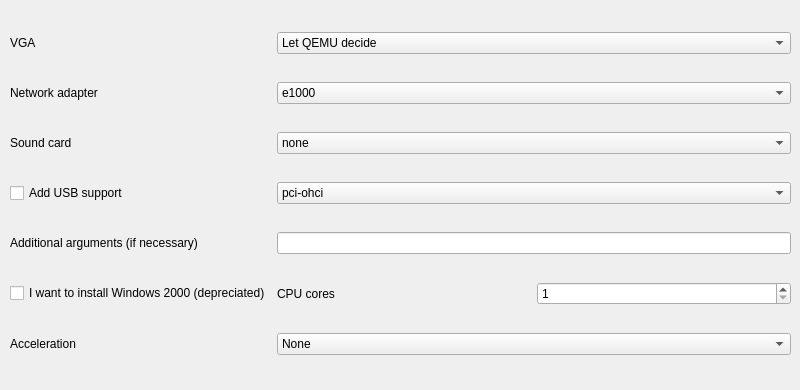
   <widget class="QWidget" name="tab_4">
    <attribute name="title">
     <string>Additional components</string>
    </attribute>
    <widget class="QWidget" name="gridLayoutWidget_4">
     <property name="geometry">
      <rect>
       <x>10</x>
       <y>10</y>
       <width>781</width>
       <height>371</height>
      </rect>
     </property>
     <layout class="QGridLayout" name="gridLayout_4">
      <item row="0" column="0">
       <widget class="QLabel" name="label_9">
        <property name="text">
         <string>VGA</string>
        </property>
       </widget>
      </item>
      <item row="1" column="1">
       <widget class="QComboBox" name="comboBox_8">
        <item>
         <property name="text">
          <string>e1000</string>
         </property>
        </item>
        <item>
         <property name="text">
          <string>e1000-82545em</string>
         </property>
        </item>
        <item>
         <property name="text">
          <string>e1000e</string>
         </property>
        </item>
        <item>
         <property name="text">
          <string>i82550</string>
         </property>
        </item>
        <item>
         <property name="text">
          <string>i82551</string>
         </property>
        </item>
        <item>
         <property name="text">
          <string>i82557a</string>
         </property>
        </item>
        <item>
         <property name="text">
          <string>i82557b</string>
         </property>
        </item>
        <item>
         <property name="text">
          <string>i82557c</string>
         </property>
        </item>
        <item>
         <property name="text">
          <string>i82558a</string>
         </property>
        </item>
        <item>
         <property name="text">
          <string>i82558b</string>
         </property>
        </item>
        <item>
         <property name="text">
          <string>i82559a</string>
         </property>
        </item>
        <item>
         <property name="text">
          <string>i82559b</string>
         </property>
        </item>
        <item>
         <property name="text">
          <string>i82559c</string>
         </property>
        </item>
        <item>
         <property name="text">
          <string>i82559er</string>
         </property>
        </item>
        <item>
         <property name="text">
          <string>i82562</string>
         </property>
        </item>
        <item>
         <property name="text">
          <string>i82801</string>
         </property>
        </item>
        <item>
         <property name="text">
          <string>ne2k_pci</string>
         </property>
        </item>
        <item>
         <property name="text">
          <string>pcnet</string>
         </property>
        </item>
        <item>
         <property name="text">
          <string>rtl8139</string>
         </property>
        </item>
        <item>
         <property name="text">
          <string>tulip</string>
         </property>
        </item>
        <item>
         <property name="text">
          <string>virtio-net</string>
         </property>
        </item>
        <item>
         <property name="text">
          <string>virtio-net-device</string>
         </property>
        </item>
        <item>
         <property name="text">
          <string>virtio-net-pci</string>
         </property>
        </item>
        <item>
         <property name="text">
          <string>virtio-net-pci-non-transitional</string>
         </property>
        </item>
        <item>
         <property name="text">
          <string>virtio-net-pci-transitional</string>
         </property>
        </item>
        <item>
         <property name="text">
          <string>vmxnet3</string>
         </property>
        </item>
        <item>
         <property name="text">
          <string>dp83932</string>
         </property>
        </item>
        <item>
         <property name="text">
          <string>lance</string>
         </property>
        </item>
        <item>
         <property name="text">
          <string>none</string>
         </property>
        </item>
       </widget>
      </item>
      <item row="4" column="1">
       <widget class="QLineEdit" name="lineEdit_8"/>
      </item>
      <item row="2" column="0">
       <widget class="QLabel" name="label_16">
        <property name="text">
         <string>Sound card</string>
        </property>
       </widget>
      </item>
      <item row="3" column="0">
       <widget class="QCheckBox" name="checkBox">
        <property name="text">
         <string>Add USB support</string>
        </property>
       </widget>
      </item>
      <item row="5" column="0">
       <widget class="QCheckBox" name="checkBox_3">
        <property name="text">
         <string>I want to install Windows 2000 (depreciated)</string>
        </property>
       </widget>
      </item>
      <item row="4" column="0">
       <widget class="QLabel" name="label_29">
        <property name="text">
         <string>Additional arguments (if necessary)</string>
        </property>
       </widget>
      </item>
      <item row="0" column="1">
       <widget class="QComboBox" name="comboBox_7">
        <item>
         <property name="text">
          <string>Let QEMU decide</string>
         </property>
        </item>
        <item>
         <property name="text">
          <string>none</string>
         </property>
        </item>
        <item>
         <property name="text">
          <string>std</string>
         </property>
        </item>
        <item>
         <property name="text">
          <string>virtio</string>
         </property>
        </item>
        <item>
         <property name="text">
          <string>virtio-gpu-pci</string>
         </property>
        </item>
        <item>
         <property name="text">
          <string>vmware</string>
         </property>
        </item>
        <item>
         <property name="text">
          <string>xenfb</string>
         </property>
        </item>
        <item>
         <property name="text">
          <string>qxl</string>
         </property>
        </item>
        <item>
         <property name="text">
          <string>cirrus</string>
         </property>
        </item>
        <item>
         <property name="text">
          <string>cg3</string>
         </property>
        </item>
       </widget>
      </item>
      <item row="3" column="1">
       <widget class="QComboBox" name="comboBox_9">
        <item>
         <property name="text">
          <string>pci-ohci</string>
         </property>
        </item>
        <item>
         <property name="text">
          <string>piix3-usb-uhci</string>
         </property>
        </item>
        <item>
         <property name="text">
          <string>qemu-xhci</string>
         </property>
        </item>
        <item>
         <property name="text">
          <string>usb-ehci</string>
         </property>
        </item>
       </widget>
      </item>
      <item row="1" column="0">
       <widget class="QLabel" name="label_10">
        <property name="text">
         <string>Network adapter</string>
        </property>
       </widget>
      </item>
      <item row="2" column="1">
       <widget class="QComboBox" name="comboBox_10">
        <item>
         <property name="text">
          <string>none</string>
         </property>
        </item>
        <item>
         <property name="text">
          <string>sb16</string>
         </property>
        </item>
        <item>
         <property name="text">
          <string>pcspk</string>
         </property>
        </item>
        <item>
         <property name="text">
          <string>intel-hda</string>
         </property>
        </item>
        <item>
         <property name="text">
          <string>gus</string>
         </property>
        </item>
        <item>
         <property name="text">
          <string>ES1370</string>
         </property>
        </item>
        <item>
         <property name="text">
          <string>cs4231a</string>
         </property>
        </item>
        <item>
         <property name="text">
          <string>adlib</string>
         </property>
        </item>
        <item>
         <property name="text">
          <string>AC97</string>
         </property>
        </item>
       </widget>
      </item>
      <item row="5" column="1">
       <layout class="QHBoxLayout" name="horizontalLayout">
        <item>
         <widget class="QLabel" name="label_30">
          <property name="text">
           <string>CPU cores</string>
          </property>
         </widget>
        </item>
        <item>
         <widget class="QSpinBox" name="spinBox_6">
          <property name="minimum">
           <number>1</number>
          </property>
          <property name="maximum">
           <number>8</number>
          </property>
         </widget>
        </item>
       </layout>
      </item>
      <item row="6" column="0">
       <widget class="QLabel" name="label_36">
        <property name="text">
         <string>Acceleration</string>
        </property>
       </widget>
      </item>
      <item row="6" column="1">
       <widget class="QComboBox" name="comboBox_22">
        <item>
         <property name="text">
          <string>None</string>
         </property>
        </item>
        <item>
         <property name="text">
          <string>TCG</string>
         </property>
        </item>
        <item>
         <property name="text">
          <string>HAXM (depreciated)</string>
         </property>
        </item>
        <item>
         <property name="text">
          <string>WHPX</string>
         </property>
        </item>
        <item>
         <property name="text">
          <string>KVM</string>
         </property>
        </item>
       </widget>
      </item>
     </layout>
    </widget>
   </widget>
